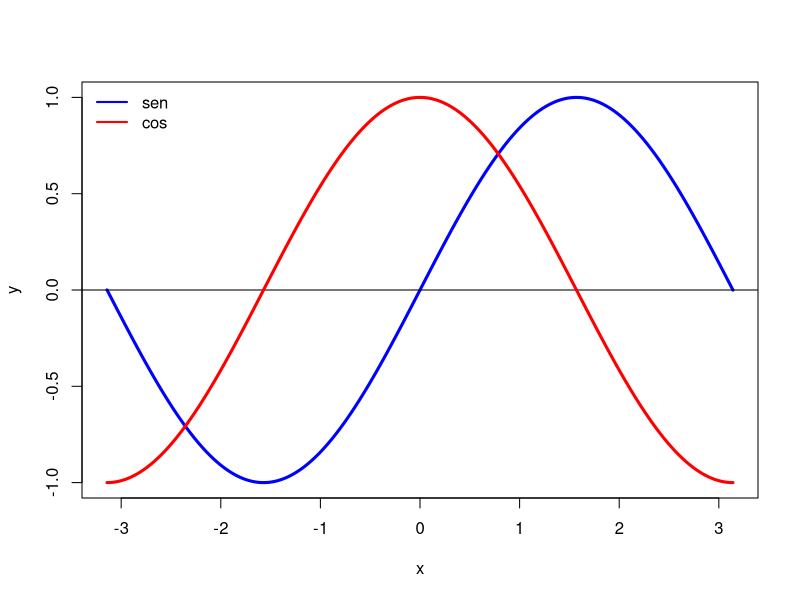
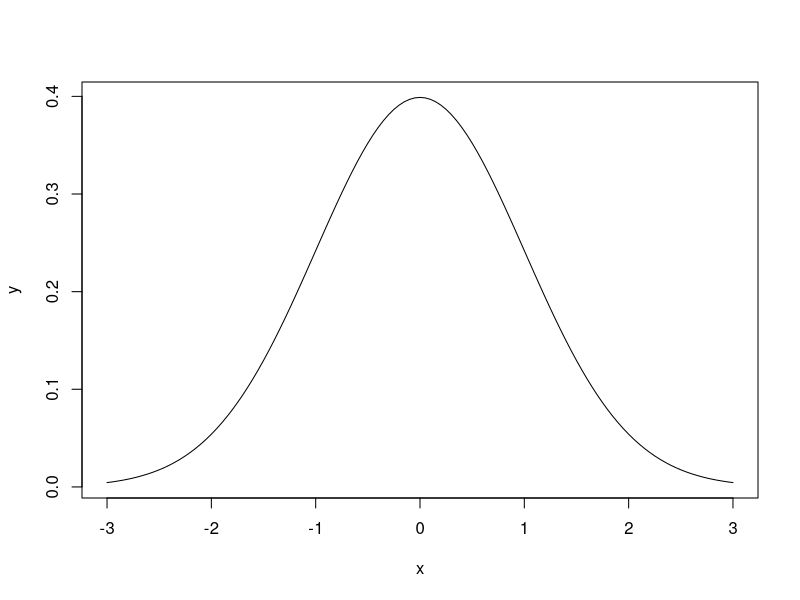
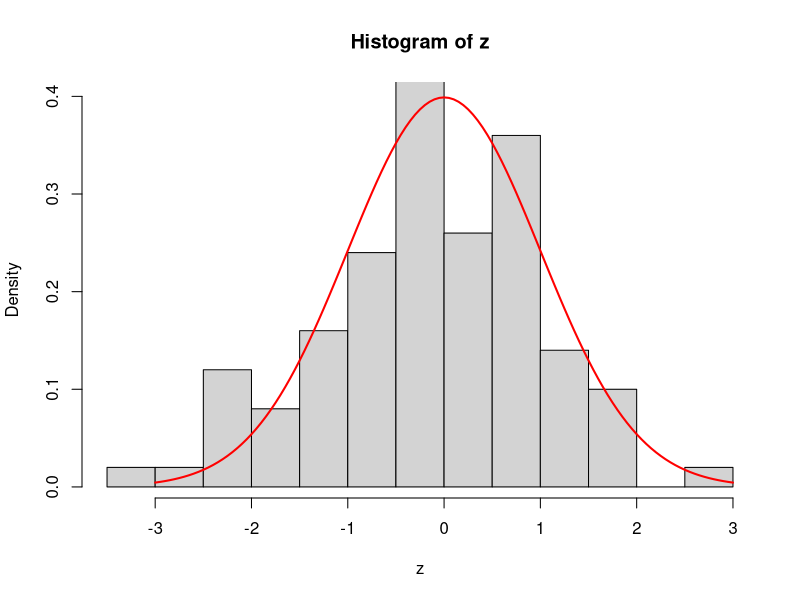

These charts were generated, in order, by the following R code:
## ---- chunk 1
#| echo: true

a=3.14 
class(a) 
## ---- chunk 2
#| echo: true

b1=5L 
class(b1) 

b2=-10L
class(b2)
## ---- chunk 3
#| echo: true
b1=5 # si no se especifica como 5L lo toma como real  
class(b1) 
## ---- chunk 4
#| echo: true

# Creamos un vector de 1 millón de enteros
vector_enteros <- rep(5L, 1000000)

# Creamos un vector de 1 millón de numéricos (reales)
vector_numericos <- rep(5, 1000000)

c("Entero"=object.size(vector_enteros),"Real"=object.size(vector_numericos) ) 
## ---- chunk 5
#| echo: false 
rm(list=c("vector_enteros","vector_numericos"))
## ---- chunk 6
#| echo: true
c1= 3+2i
class(c1) 
## ---- chunk 7
#| echo: true
ch="Trat 1"  
class(ch) 
## ---- chunk 8
#| echo: true
l=TRUE  
class(l)  
## ---- chunk 9
#| echo: true

is.numeric(b2)

is.logical(ch)

## ---- chunk 10
#| code-line-numbers: "|1|2|3|5" 
x="M"
#x=4
if(is.numeric(x)){
x^2  
}else{ cat("Se necesita un numérico")
}
## ---- chunk 11
2+2 # suma
## ---- chunk 12
5-3 # resta 
## ---- chunk 13
3*5 # producto
## ---- chunk 14
2^2 # potencia  
9^(1/2) 
## ---- chunk 15
### también se puede usar **
2**2
9**(1/2)
## ---- chunk 16
6/3
## ---- chunk 17
#| echo: true
6%%2

## ---- chunk 18
#| echo: true

10%%4
## ---- chunk 19
#| echo: true 

6%/%4

## ---- chunk 20
#| echo: true
x=round(rnorm(sample(10:50,1)))
## ---- chunk 21
#| echo: true
n=length(x)
if(n%%2==0){cat("n es par")
  }else{cat("n es impar")}
## ---- chunk 22
4-2*3^2 
## ---- chunk 23
# el orden de las operaciones se altera con parentices  
(4-2)*3^2
## ---- chunk 24
x<-10
x
## ---- chunk 25
y=2
y
## ---- chunk 26
10->x
## ---- chunk 27
Fv=100
R=0.08
n=2
## ---- chunk 28
Fv/(1+R)^2
## ---- chunk 29
Fv/(1+R)^2->Pv
Pv
## ---- chunk 30
x<-c(1,2.6,4.3,5.25)
## ---- chunk 31
y<-1:50
y
## ---- chunk 32
## desde 5 hasta 1 disminuyendo de 1 en 1 
x<-5:1 
x<-rev(1:5)  
## ---- chunk 33
ls()
## ---- chunk 34
rm(z)
ls()
## ---- chunk 35
# borrar mas de una 
#rm(y,y_g,ycs,yg)
ls()
## ---- chunk 36
rm(list=ls())
ls()
## ---- chunk 37
cat('Hola R!!!!')
print('Hola R!!!!')
## ---- chunk 38
cat('Hola R!!!! \n \n \n') # \n es para nueva linea
print('Hola R!!!!')
## ---- chunk 39
print('Hola R!!!!  \n \n \n ')
print('Hola R!!!!') # \n es para nueva linea
## ---- chunk 40
x<-1: 
10
## ---- chunk 41
seq(1,19,by=2)
x<-seq(1, 11, by = pi) 
x
## ---- chunk 42
seq(from=1,to=3, by=0.5)
## ---- chunk 43
rep(5,10)
## ---- chunk 44
rep(c(1,2,3),5)
## ---- chunk 45
rep(c(1,2,3),each=5) 
## ---- chunk 46
length(x)
length(rep(5,7))
## ---- chunk 47
x<-seq(1,3,0.5)
## ---- chunk 48
seq(from=1,to=3,by=0.5) # son equivalentes 
seq(to=3,from=1,by=0.5)
seq(by=0.5,to=3,from=1)
## ---- chunk 49
# en los notebooks no trabaja 
x<-scan()
1
4
5
1
3


## ---- chunk 50
#x=scan()
#1 4 
#2 5 
#4 1 
#5 7 
#8 9 
#1 2 
#matrix(x,nrow=6,byrow = TRUE)
## ---- chunk 51
print(x)
## ---- chunk 52
# residuo de la división 
7%%2
## ---- chunk 53
# ¿qué valor regresa la operación?  
9%%3 
## ---- chunk 54
7%/%2
## ---- chunk 55
sqrt(5)
sqrt(9)
sqrt(-4)
5/0
## ---- chunk 56
pi
sin(pi/2)
sin(pi)
## ---- chunk 57
sin(2*pi)
## ---- chunk 58
pi
## ---- chunk 59
round(sin(2*pi),10)
## ---- chunk 60
cos(pi/2)
## ---- chunk 61
cos(pi)
## ---- chunk 62
cos(2*pi)
## ---- chunk 63
tan(pi/4)
## ---- chunk 64
3^4
3**4
exp(4)
log(2)
log(100,base=10)
log10(100)
log2(8)
## ---- chunk 65
log(100,base=10)
log10(100) 
log2(8)
log(8,base=2)
## ---- chunk 66
x=pretty(c(-pi,pi),5000)  
y=sin(x) 
plot(x,y,type="l",col="blue",lwd=3) 
abline(h=0)
y1=cos(x) 
lines(x,y1,type="l",col="red",lwd=3) 
legend("topleft",legend = c("sen", "cos"),lty=1,col=c('blue','red'),bty="n",lwd=2)
## ---- chunk 67
length(2)
length(c(1,5,6,9))
## ---- chunk 68
length(2)
## ---- chunk 69
y<-sqrt(-2) 
x<-5/0
## ---- chunk 70
x
y
## ---- chunk 71
sqrt(-2+0i)
## ---- chunk 72

# al entero más cercano 
round(127.8976)
round(127.4999)
# redondeo a tres cifras significativas 
round(127.8976,3)
## ---- chunk 73
## piso 
floor(6.3) # mayor entero que es menor que 6.3
floor(-5.8)
## ---- chunk 74
## Techo  
ceiling(6.3) # menor entero que es mayor  que 6.3

ceiling(-5.8)

## ---- chunk 75
x=2
mode(x)
class(x)
typeof(x)
# crea el objeto (vector) z  y se le asigna el valor de 5
z=5
## ---- chunk 76
assign("y", c(4,1.2,3,2.5,6) )
### equivalente a 
y<-c(4,1.2,3,2.5,6)
### equivalente a 
y=c(4,1.2,3,2.5,6)
## ---- chunk 77
x<-pretty(c(-3,3),100)
y<-dnorm(x)
plot(x,y,type="l")
## ---- chunk 78
x<-pretty(c(-3,3),100)
y<-dnorm(x)
z<-rnorm(100)
hist(z,freq=FALSE,ylim=range(y))
lines(x,y, col="red",lwd=2)
## ---- chunk 79
ch<-ls() 
ch
#mode(ch)
#typeof(ch)
class(ch)
## ---- chunk 80
is.character(ch)
## ---- chunk 81
c(TRUE,FALSE,TRUE)
l=c(3, 4 - 1, 1 + 1 + 1,5+2) == 3 
l
mode(l)
typeof(l)
class(l)
